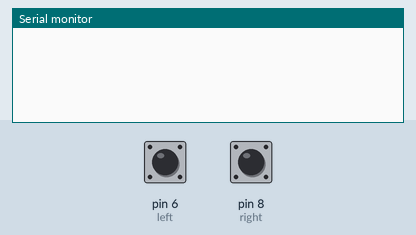
Recording of a sketch running on a simulated Arduino Uno, built with avr-gcc and run on an emulated ATmega328P. On the bench: the last lines printed to the serial monitor. Inputs (shaded band) come from the test bench; at power-on: pin 6 (left) HIGH, pin 8 (right) HIGH.

Above: at 1.2 s.
1.3 s: pin 6 (left) pulled LOW for 0.15 s
At 2.7 s:
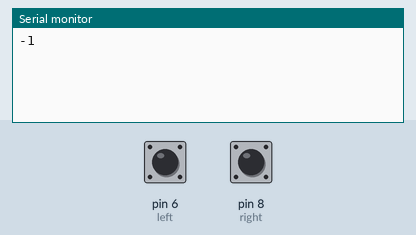
3.0 s: pin 8 (right) pulled LOW for 0.15 s
At 4.1 s:
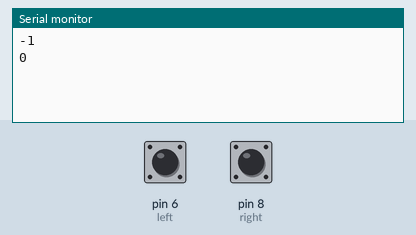
4.6 s: pin 8 (right) pulled LOW for 1 s
At 6.5 s:
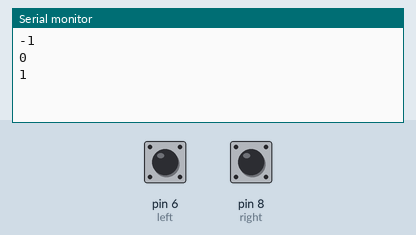
7.1 s: pin 6 (left) pulled LOW for 3.2 s
At 11.5 s:
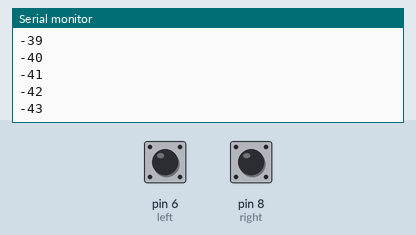
Timing chart, 0 to 12.8 s (numbered marks = the images above; inputs shaded):
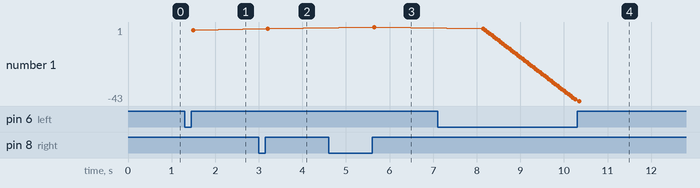

Measured:
- after the input at 1.3 s, the serial monitor: prints a new line after 0.20 s (image 1)
- after the input at 3.0 s, the serial monitor: prints a new line after 0.20 s (image 2)
- after the input at 4.6 s, the serial monitor: prints a new line after 1.1 s (image 3)
- after the input at 7.1 s, the serial monitor: prints a new line after 1.1 s (image 4)
- plotted number 1: -1 → 0 after the input at 3.0 s, 0 → 1 after the input at 4.6 s, 1 → -43 after the input at 7.1 s

The sketch:

Button_continuous_and_long_press.ino
```cpp
#define left 6
#define right 8
int value = 0;
bool flag_l = 0, flag_r = 0;

void setup() {
  pinMode(left, INPUT_PULLUP);
  pinMode(right, INPUT_PULLUP);
  Serial.begin(9600);
}
void loop() {
  if (!digitalRead(left)) {
    flag_l = cont_push(left, flag_l);
    value--;
    Serial.println(value);
  }
  if (!digitalRead(right)) {
    flag_r = cont_push(right, flag_r);
    value++;
    Serial.println(value);
  }
}
bool cont_push(byte button_number, bool indicator) {
  delay(50);  //debounce delay
  uint32_t b_timer = millis();
  while (!digitalRead(button_number))
    if (millis() - b_timer > 1000 || indicator) return 1;
  delay(50);  //debounce delay
  return 0;
}
```
